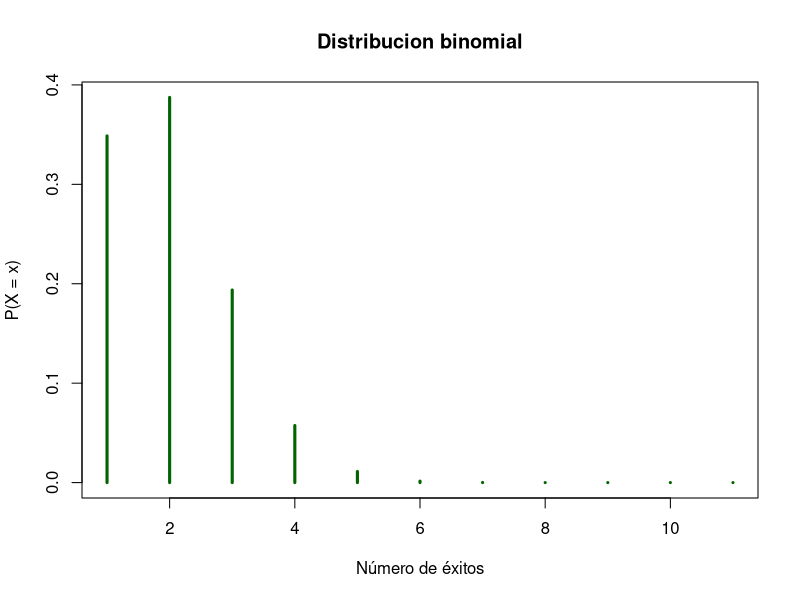
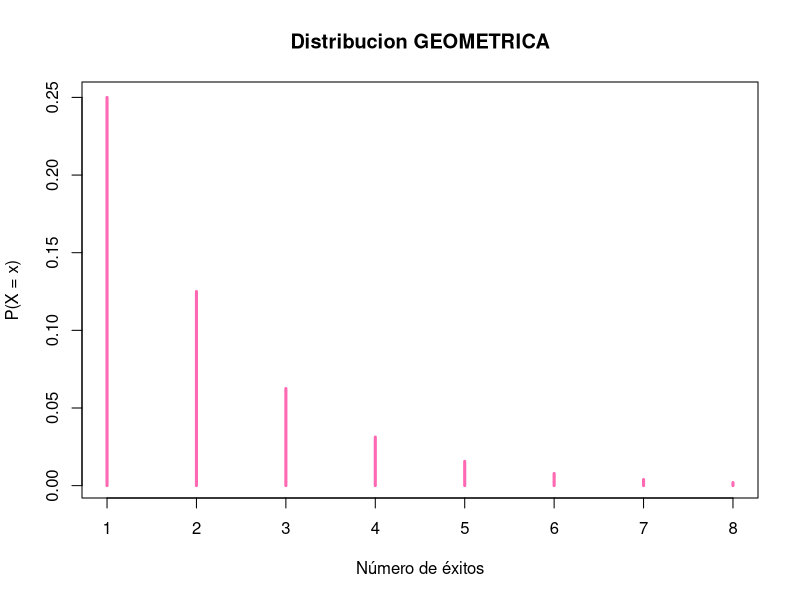
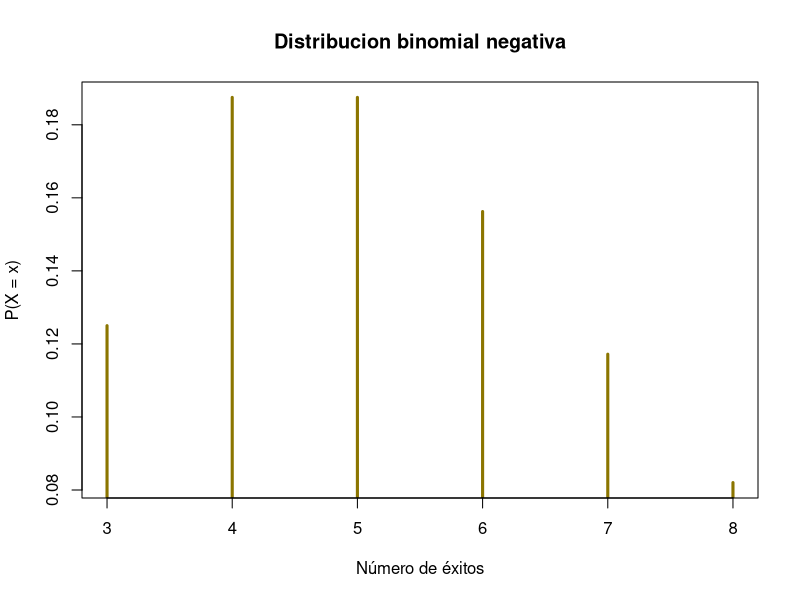
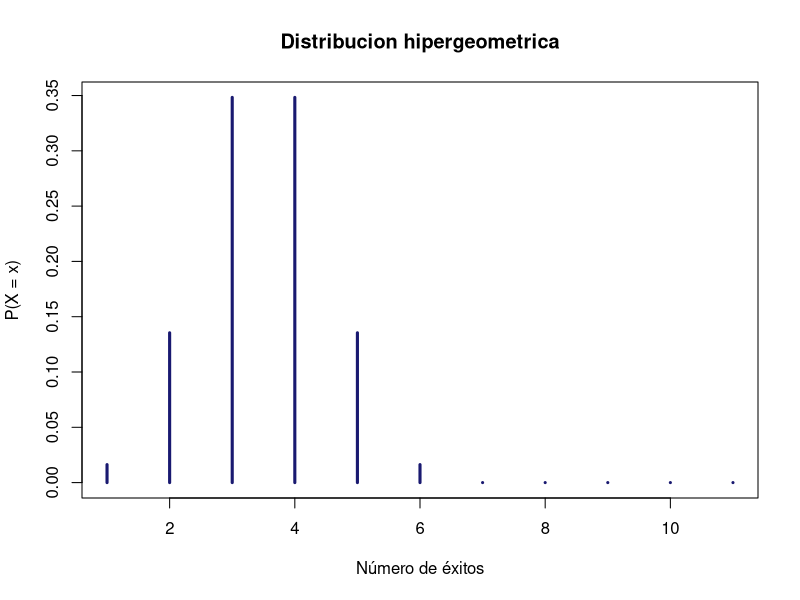
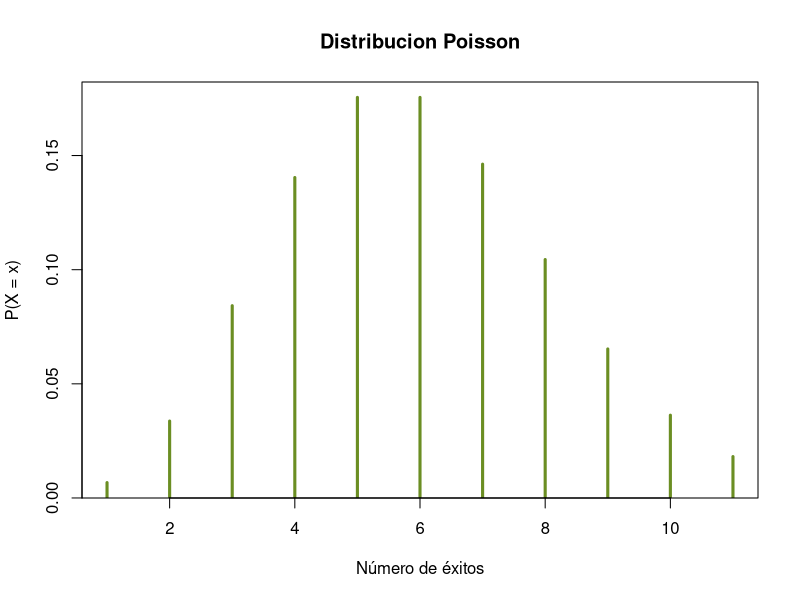

The R source for these figures, in order:
## ---- chunk 1
plot(dbinom(0:10,10,0.1), main="Distribucion binomial",type = "h", lwd = 3,
     xlab="Número de éxitos",ylab="P(X = x)",col = "darkgreen")
## ---- chunk 2
plot(dgeom(x = 1:8, prob = 0.5), main="Distribucion GEOMETRICA",type = "h", lwd = 3,
     xlab="Número de éxitos",ylab="P(X = x)",col = "hotpink")
## ---- chunk 3
y_nbin = 3:8
plot(3:8,dnbinom(y_nbin-3, size=3, prob=0.5), main="Distribucion binomial negativa",type = "h", lwd = 3,
     xlab="Número de éxitos",ylab="P(X = x)",col = "gold4")
## ---- chunk 4
plot(dhyper(0:10, m=5, n=20-5, k=10), main="Distribucion hipergeometrica",type = "h", lwd = 3,
     xlab="Número de éxitos",ylab="P(X = x)",col = "midnightblue")
## ---- chunk 5
plot(dpois(0:10, 5), main="Distribucion Poisson",type = "h", lwd = 3,
     xlab="Número de éxitos",ylab="P(X = x)",col = "olivedrab")
